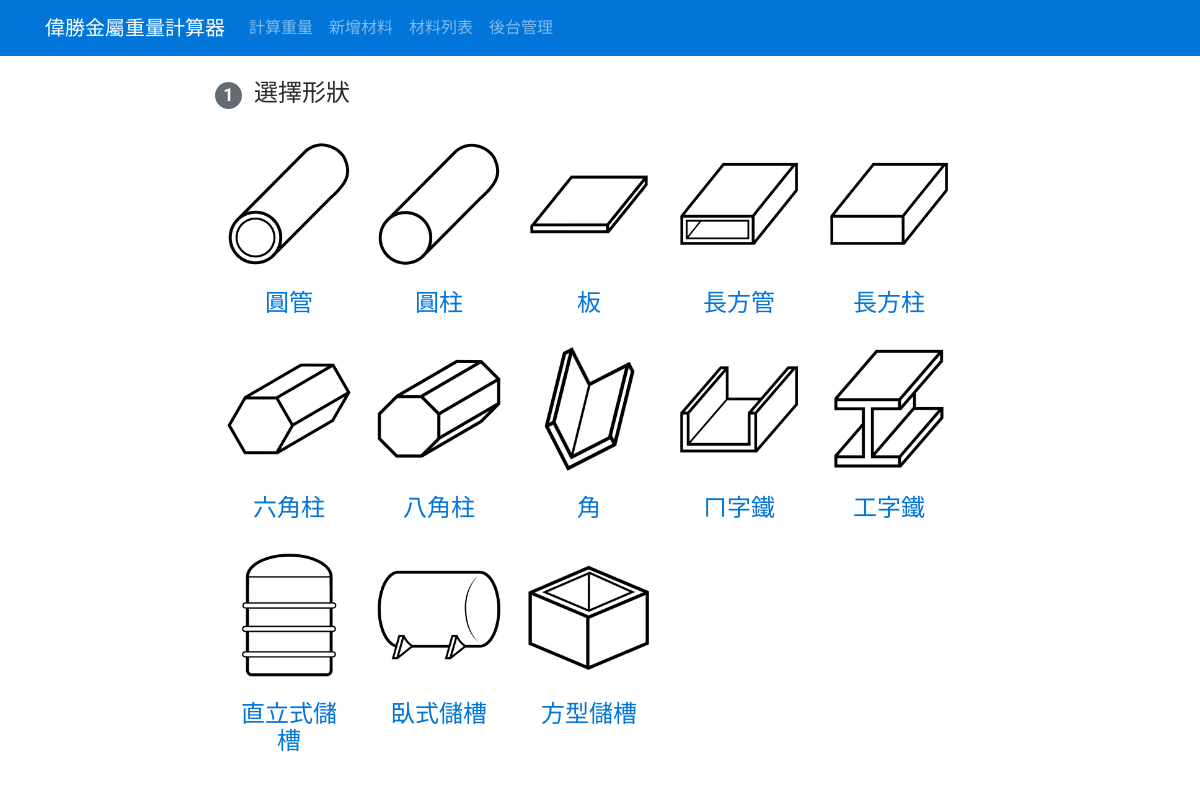
/measurer/, run on an earlier commit of the app's database.
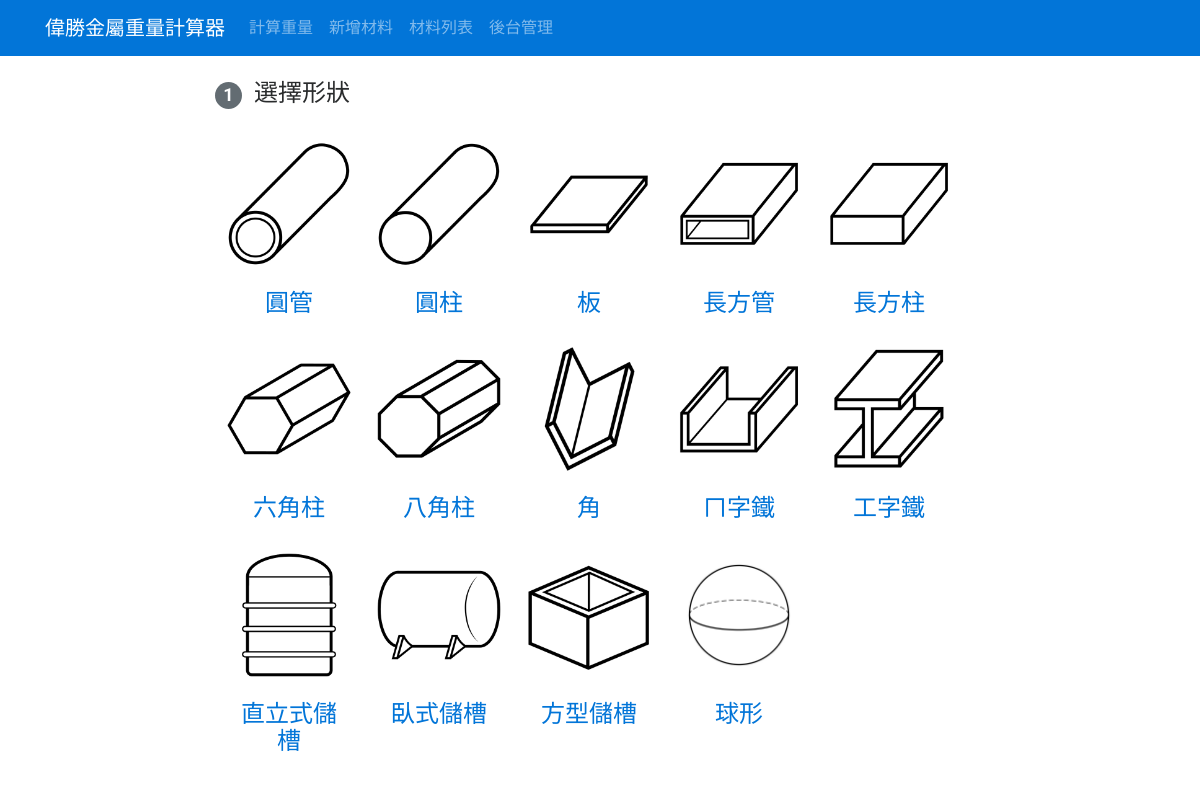
And on a later commit of the database.
### measurer/models.py (models this page shows, shortened)
class Shape(models.Model):
	shape_name = models.CharField(max_length=50)
	shape_realname = models.CharField(max_length=50)
	created_date = models.DateTimeField(auto_now_add=True)

### measurer/views.py (the view)
def index(request):
	shapes = Shape.objects.all()
	return render(request, 'measurer/shape.html', {
		'shapes': shapes,
	})

### measurer/templates/measurer/shape.html
{% extends 'measurer/base.html' %}
{% load static %}
{% block main_content %}
<h4 style="margin: 20px 0;"><span class="badge badge-default custom-badge">1</span>選擇形狀</h4>
<div class="row" style="margin-left: -.95px;">
{% for shape in shapes %}
<a href="{{ shape.shape_name }}">
	<div class="card custom-card">
		{% static 'measurer/img/' as base_url %}
		<img class="card-img-top" src="{{ base_url }}{{ shape.shape_name }}.jpg" alt="Card image cap" style="width: 100%; ">
		<div class="card-block" style="text-align: center;">
			<h5 class="card-title" style="font-size: 1.5rem; margin-bottom: .35rem;">{{ shape.shape_realname }}</h5>
		</div>
	</div>
</a>
{% endfor %}
</div>
{% endblock %}

What changed in the data, as far as the page shows it:
added Shape: shape_name (picture), shape_realname "球形"
